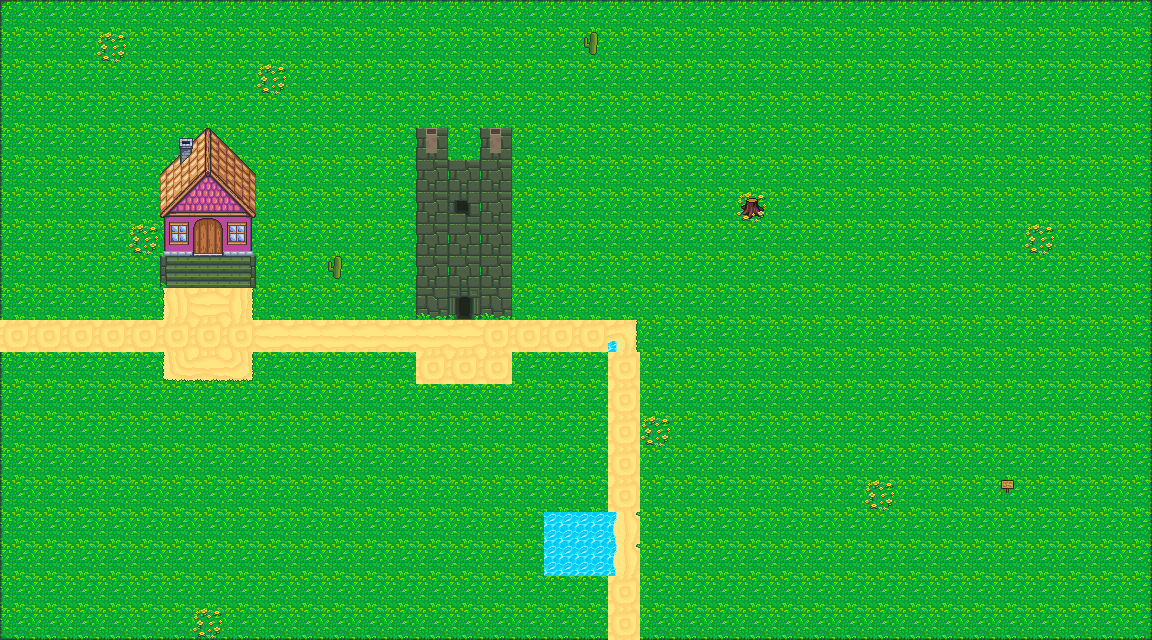

Below is a game level as drawn by its tile map, then a one-line description and the .tmx that defines it (tile-layer data replaced by summaries):
An orthogonal 36x20 tile map with 32x32 px tiles, 3 tile layers (ground, detail_down, detail_up), 2 tilesets and 13 objects (4x interactable, 4x spawn, world_object).

<map version="1.10" tiledversion="1.11.2" orientation="orthogonal" renderorder="right-down" width="36" height="20" tilewidth="32" tileheight="32" infinite="0" nextlayerid="8" nextobjectid="54">
 <editorsettings>
  <export target="../../content/maps/village.json" format="json" />
 </editorsettings>
 <tileset firstgid="1" source="main.tsx" />
 <tileset firstgid="668" source="tilesets/house.tsx" />
 <layer id="1" name="ground" width="36" height="20">
  <data>[720 cells, 720 non-empty, 24 distinct tile ids]</data>
 </layer>
 <objectgroup id="6" name="collision">
  <object id="9" x="416.618" y="319.573">
   <polygon points="0,0 -0.293186,-191.157 31.6641,-191.744 30.7846,-160.373 63.3283,-159.787 63.6214,-190.571 95.2856,-190.864 94.9924,0.293186" />
  </object>
  <object id="10" x="743.068" y="202.193" width="19.5544" height="16.4257">
   <ellipse />
  </object>
  <object id="13" x="544.793" y="511.794" width="63.5541" height="64.1652" />
  <object id="46" x="159.825" y="256.064">
   <polygon points="0,0 0.245507,-82.2449 19.6406,-118.089 46.8919,-128.155 95.7478,-83.2269 95.9933,-0.982029" />
  </object>
 </objectgroup>
 <layer id="3" name="detail_down" width="36" height="20">
  <data>[720 cells, 29 non-empty, 18 distinct tile ids]</data>
 </layer>
 <objectgroup id="5" name="objects">
  <object id="2" name="village_tower_door" type="interactable" x="448" y="288" width="32" height="33">
   <properties>
    <property name="destination_map" value="village_tower" />
    <property name="destination_spawn" value="village_tower_inner_spawn" />
    <property name="is_visible" type="bool" value="false" />
    <property name="kind" value="transition" />
    <property name="label" value="Village Tower" />
    <property name="task_id" value="ancient-computer-password" />
   </properties>
  </object>
  <object id="3" name="village_tower_exit_spawn" type="spawn" x="464.014" y="333.306">
   <properties>
    <property name="kind" value="spawn" />
   </properties>
  </object>
  <object id="4" name="village_stump_hidden_chest" type="interactable" x="736.086" y="192.265" width="31.9011" height="31.615">
   <properties>
    <property name="is_visible" type="bool" value="false" />
    <property name="kind" value="container" />
    <property name="label" value="Village Stump Chest" />
    <property name="object_id" value="dungeon_chest" />
   </properties>
  </object>
  <object id="6" name="village_west_spawn" type="spawn" x="13.582" y="336.834">
   <properties>
    <property name="kind" value="spawn" />
   </properties>
  </object>
  <object id="8" name="village_south_spawn" type="spawn" x="622.673" y="624.929">
   <properties>
    <property name="kind" value="spawn" />
   </properties>
  </object>
  <object id="16" name="bob_blacksmith" type="interactable" x="993.719" y="481.57" width="28.8413" height="29.3697">
   <properties>
    <property name="enabled" value="true" />
    <property name="is_collidable" type="bool" value="true" />
    <property name="is_visible" type="bool" value="false" />
    <property name="kind" value="npc" />
    <property name="npc_id" value="blacksmith" />
    <property name="one_shot" value="false" />
   </properties>
  </object>
  <object id="47" name="village_house_1_exit_spawn" type="spawn" x="208.619" y="266.945">
   <properties>
    <property name="kind" value="spawn" />
   </properties>
  </object>
  <object id="48" name="village_tower_door" type="interactable" x="191.33" y="222.076" width="32" height="33">
   <properties>
    <property name="destination_map" value="village_house_1" />
    <property name="destination_spawn" value="village_house_1_spawn" />
    <property name="is_visible" type="bool" value="false" />
    <property name="kind" value="transition" />
    <property name="label" value="Village House Door" />
   </properties>
  </object>
  <object id="49" name="rocks" type="world_object" x="866.919" y="4.88547" width="279.462" height="434.344">
   <properties>
    <property name="definition_id" value="solid_rock" />
   </properties>
  </object>
 </objectgroup>
 <layer id="4" name="detail_up" width="36" height="20">
  <data>[720 cells, 2 non-empty, 1 distinct tile ids]</data>
 </layer>
</map>
